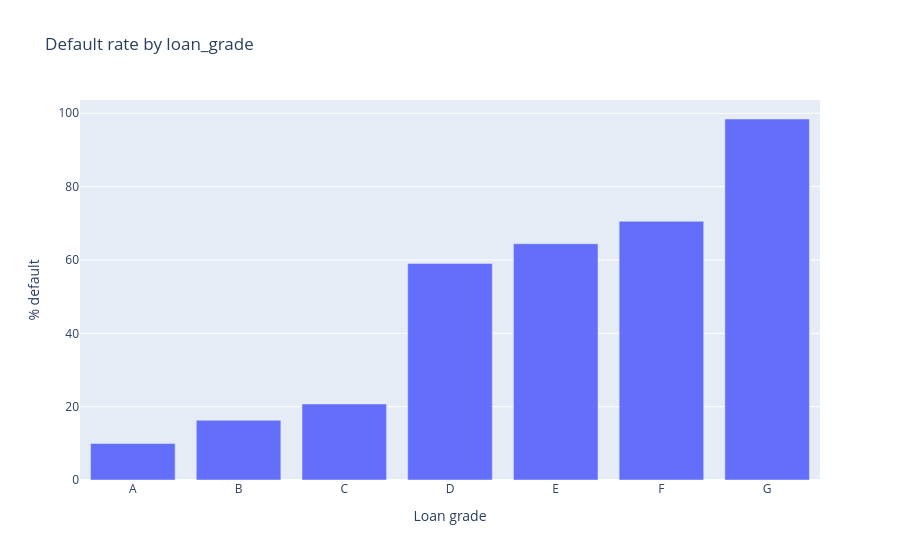

The notebook cell saved with this chart:
### Markdown cell above
## `loan_grade` / `loan_int_rate` vs. `loan_status` — leakage check

### Code cell
default_by_grade = (df.groupby('loan_grade')['loan_status'].mean() * 100).round(2).sort_index()
default_by_grade = default_by_grade.reset_index(name='default_rate_pct')

fig_default_grade = px.bar(
    default_by_grade, x='loan_grade', y='default_rate_pct',
    title='Default rate by loan_grade',
    labels={'default_rate_pct': '% default', 'loan_grade': 'Loan grade'},
)
fig_default_grade.show()
default_by_grade

### Figure 1 — Plotly figure (JSON) as saved in the notebook; plotly's stock layout.template omitted (floating-point values rounded to 4 significant figures)
{"data": [{"hovertemplate": "Loan grade=%{x}<br>% default=%{y}<extra></extra>", "legendgroup": "", "marker": {"color": "#636efa", "pattern": {"shape": ""}}, "name": "", "orientation": "v", "showlegend": false, "textposition": "auto", "type": "bar", "x": ["A", "B", "C", "D", "E", "F", "G"], "xaxis": "x", "y": [9.96, 16.28, 20.73, 59.05, 64.42, 70.54, 98.44], "yaxis": "y"}], "layout": {"barmode": "relative", "legend": {"tracegroupgap": 0}, "title": {"text": "Default rate by loan_grade"}, "xaxis": {"anchor": "y", "domain": [0.0, 1.0], "title": {"text": "Loan grade"}}, "yaxis": {"anchor": "x", "domain": [0.0, 1.0], "title": {"text": "% default"}}}}
